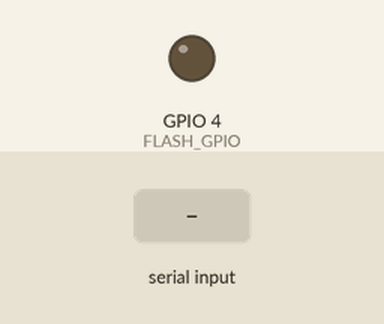
Recording of a sketch running on a simulated ESP32. Parts: output pins drawn as LEDs (lit = HIGH). The test bench sets the inputs (shaded band). The camera gives no picture; what the sketch prints to the serial monitor is not drawn.

Above: at 1.8 s.
1.9 s: "C" received over Serial
At 1.97 s:
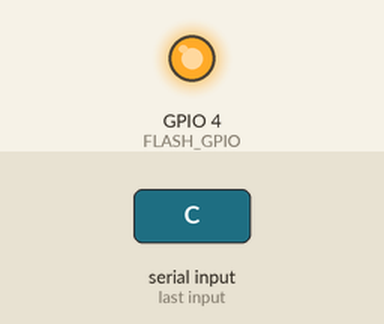
Timing chart, 0 to 4.9 s (numbered marks = the images above; inputs shaded):
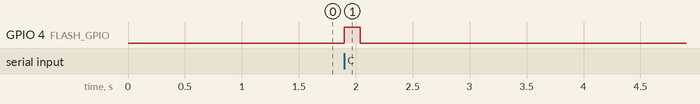

Measured:
- after the input at 1.9 s, GPIO 4 (FLASH_GPIO): LOW → HIGH at once, → LOW 0.14 s later

The sketch:

esp32.ino
```cpp
// ========= ESP32-CAM (sender) =========
#include "esp_camera.h"
#include <Arduino.h>

// --- Select your camera pins (AI Thinker) ---
#define PWDN_GPIO_NUM     32
#define RESET_GPIO_NUM    -1
#define XCLK_GPIO_NUM      0
#define SIOD_GPIO_NUM     26
#define SIOC_GPIO_NUM     27

#define Y9_GPIO_NUM       35
#define Y8_GPIO_NUM       34
#define Y7_GPIO_NUM       39
#define Y6_GPIO_NUM       36
#define Y5_GPIO_NUM       21
#define Y4_GPIO_NUM       19
#define Y3_GPIO_NUM       18
#define Y2_GPIO_NUM        5
#define VSYNC_GPIO_NUM    25
#define HREF_GPIO_NUM     23
#define PCLK_GPIO_NUM     22

#define FLASH_GPIO         4

// UART to ESP32 hub:
#define CAM_UART_BAUD   2000000   // fast & stable on short wires
#define CAM_UART_RX        3       // U0RXD
#define CAM_UART_TX        1       // U0TXD

// simple CRC16 (Modbus-ish)
static uint16_t crc16(const uint8_t* data, size_t n) {
  uint16_t crc = 0xFFFF;
  for (size_t i = 0; i < n; ++i) {
    crc ^= data[i];
    for (int b = 0; b < 8; ++b) {
      if (crc & 1) crc = (crc >> 1) ^ 0xA001;
      else crc >>= 1;
    }
  }
  return crc;
}

void setup() {
  pinMode(FLASH_GPIO, OUTPUT);
  digitalWrite(FLASH_GPIO, LOW);

  Serial.begin(115200);
  delay(200);

  // UART0 is already on pins 1/3; just set speed
  Serial.flush();
  Serial.end();
  delay(50);
  Serial.begin(CAM_UART_BAUD);
  delay(100);

  camera_config_t config;
  config.ledc_channel = LEDC_CHANNEL_0;
  config.ledc_timer   = LEDC_TIMER_0;
  config.pin_d0       = Y2_GPIO_NUM;
  config.pin_d1       = Y3_GPIO_NUM;
  config.pin_d2       = Y4_GPIO_NUM;
  config.pin_d3       = Y5_GPIO_NUM;
  config.pin_d4       = Y6_GPIO_NUM;
  config.pin_d5       = Y7_GPIO_NUM;
  config.pin_d6       = Y8_GPIO_NUM;
  config.pin_d7       = Y9_GPIO_NUM;
  config.pin_xclk     = XCLK_GPIO_NUM;
  config.pin_pclk     = PCLK_GPIO_NUM;
  config.pin_vsync    = VSYNC_GPIO_NUM;
  config.pin_href     = HREF_GPIO_NUM;
  config.pin_sscb_sda = SIOD_GPIO_NUM;
  config.pin_sscb_scl = SIOC_GPIO_NUM;
  config.pin_pwdn     = PWDN_GPIO_NUM;
  config.pin_reset    = RESET_GPIO_NUM;
  config.xclk_freq_hz = 20000000;
  config.frame_size   = FRAMESIZE_VGA;    // 640x480
  config.pixel_format = PIXFORMAT_JPEG;
  config.grab_mode    = CAMERA_GRAB_LATEST;
  config.fb_location  = CAMERA_FB_IN_PSRAM;
  config.jpeg_quality = 12;               // ~good JPG size
  config.fb_count     = 1;

  esp_err_t err = esp_camera_init(&config);
  if (err != ESP_OK) {
    // blink flash on error forever
    while (true) {
      digitalWrite(FLASH_GPIO, HIGH); delay(100);
      digitalWrite(FLASH_GPIO, LOW);  delay(100);
    }
  }
}

void loop() {
  // Wait for a single-byte command 'C'
  if (Serial.available()) {
    int c = Serial.read();
    if (c == 'C') {
      // small pre-flash
      digitalWrite(FLASH_GPIO, HIGH);
      delay(80);

      camera_fb_t* fb = esp_camera_fb_get();
      digitalWrite(FLASH_GPIO, LOW);

      if (!fb || fb->len < 8) {
        const char errSig[4] = {'P','V','I','E'};
        Serial.write((const uint8_t*)errSig, 4);
        uint32_t zero = 0;
        Serial.write((uint8_t*)&zero, 4);
        uint16_t zcrc = 0;
        Serial.write((uint8_t*)&zcrc, 2);
        if (fb) esp_camera_fb_return(fb);
        return;
      }

      // header
      const char magic[4] = {'P','V','I','C'};
      Serial.write((const uint8_t*)magic, 4);
      // big-endian length
      uint32_t L = fb->len;
      uint8_t lenBE[4] = { (uint8_t)(L>>24), (uint8_t)(L>>16), (uint8_t)(L>>8), (uint8_t)L };
      Serial.write(lenBE, 4);

      // crc16
      uint16_t crc = crc16(fb->buf, fb->len);
      uint8_t crcBE[2] = { (uint8_t)(crc>>8), (uint8_t)crc };
      Serial.write(crcBE, 2);

      // body
      Serial.write(fb->buf, fb->len);

      esp_camera_fb_return(fb);
    } else {
      // drain unexpected
      while (Serial.available()) Serial.read();
    }
  }
}
```
